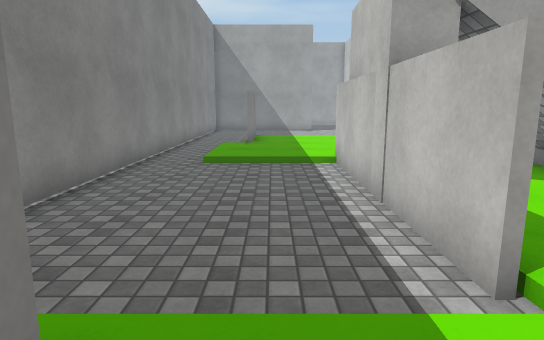
view 1 (above)

18 first-person views from a walk through a 3-D level made in the Unity game engine. The camera is 1.3 m above the floor, tilts 10° down and sees 75° across. The floor is counted in squares, 1 m on a side. Each view is taken from the middle of a square. On the plan, view 1 faces up. The plan holds only what a view shows up to about 15 squares ahead; the rest is blank. The place goes on beyond the plan. Surface patterns are stand-ins for the level's own textures.

view 2
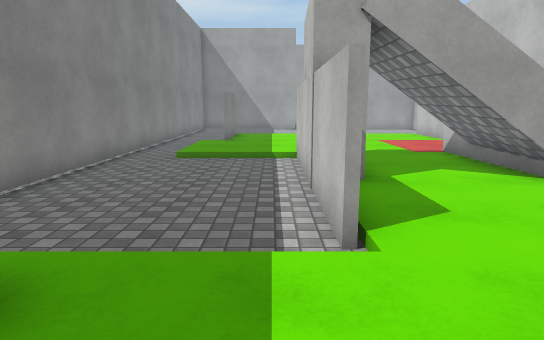

view 3
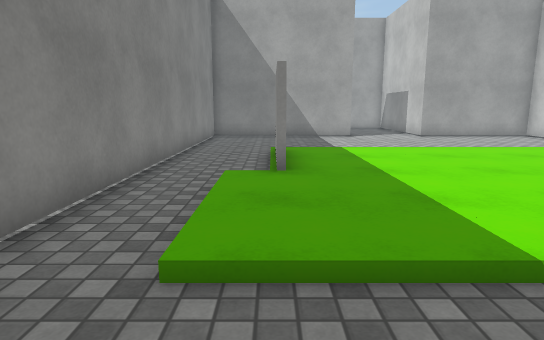

view 4
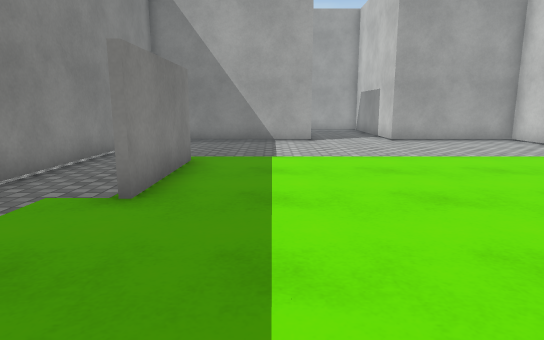

view 5
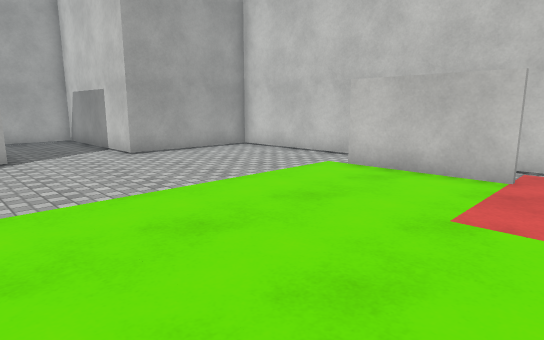

view 6
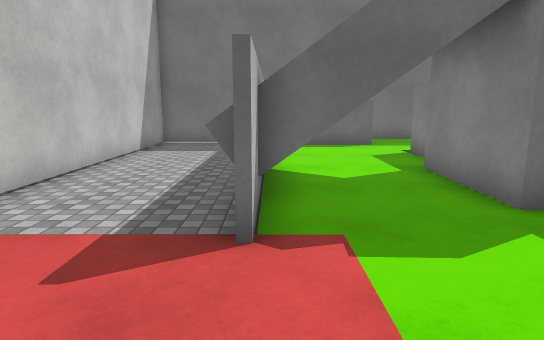

view 7
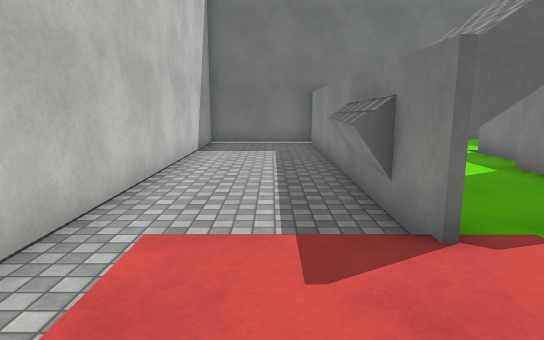

view 8
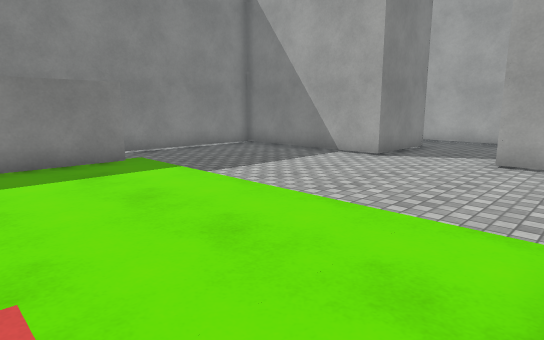

view 9
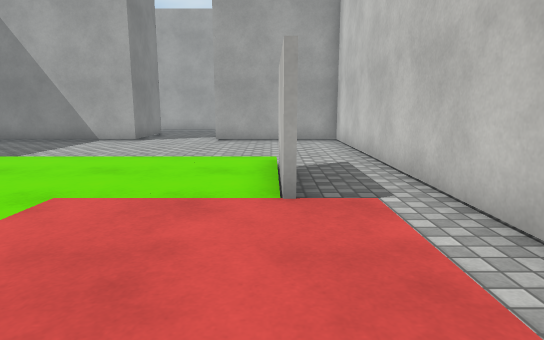

view 10
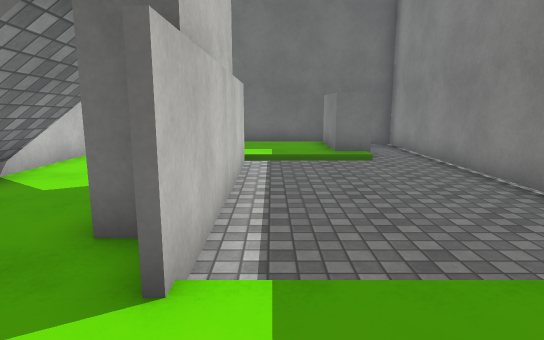

view 11
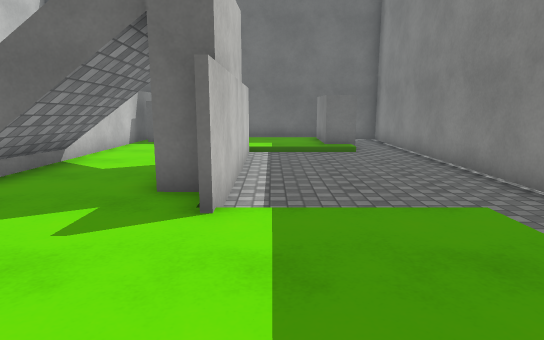

view 12
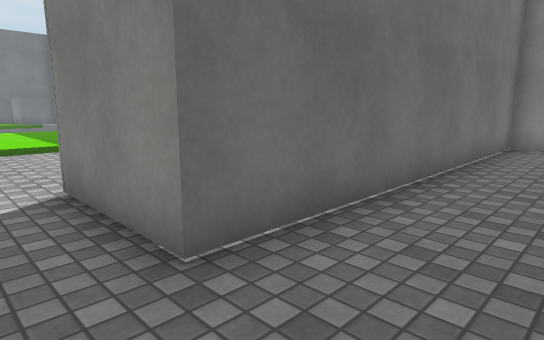

view 13
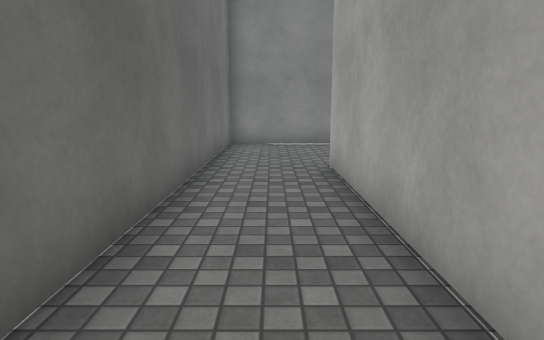

view 14
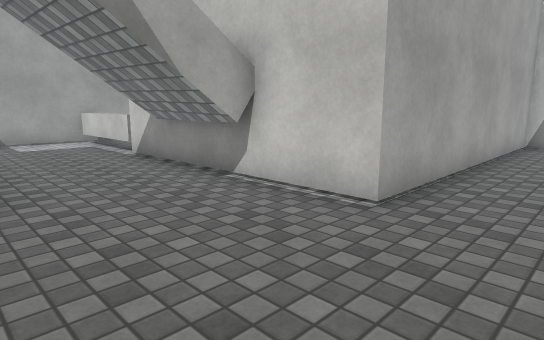

view 15
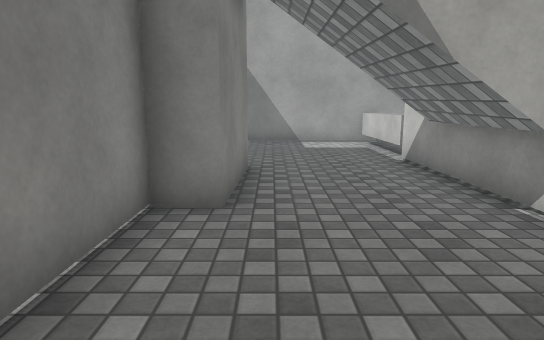

view 16
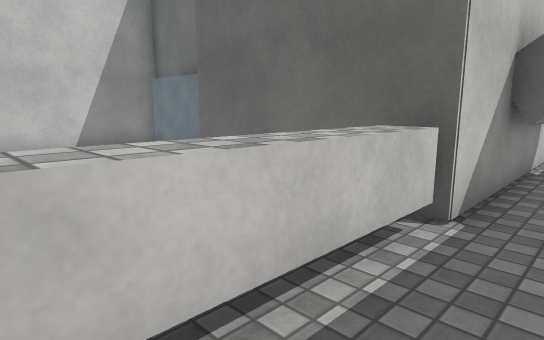

view 17
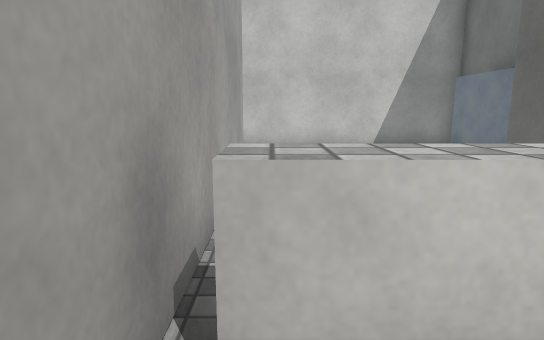

view 18
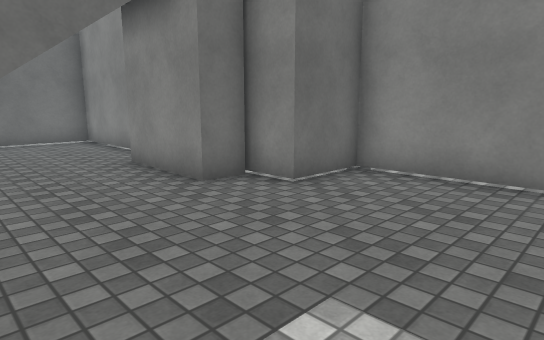

### Floor plan
Key: @ floor where view 1 was taken; # wall or solid block; . main floor; : floor 0.25 m higher than the main floor; / step, stairs or slope; ^ raised ledge.
Columns run from 11 left of view 1 to 11 right of it. Each row starts with its distance up from view 1.
 42    ###########    #
 41    .....^.        #
 40 #.......^         #
 39 #.......^         #
 38 #.......^         #
 37 ###.....#####     #
 36   #.....#     ### #
 35   ##...##         #
 34    #...#
 33   ##.. #
 32   #...###
 31   #.....#
 30   #.....##########
 29   #..............#
 28   #..............#
 27   #..............#
 26   ############...#
 25              #...#
 24              #...#
 23        #######...######
 22        #..............#
 21        #..............#
 20        #..............#
 19        #..............#
 18        #..............#
 17        #..//////////..#
 16        #..#::::::::#..#
 15        #..#::::::::#..#
 14        #..#::::::::#..#
 13        #./:::::::::::.#
 12        #./:::::::::::.#
 11        #./:::::::::::.#
 10        #./:::::::::::.#
  9        #.....#:::#....#
  8        #.....#::#^^...#
  7        #.....#::#^^...#
  6        #.....#::#^^...#
  5        #.....#::#^....#
  4        #.....#:::#....#
  3        #.....#:::#....#
  2        #./////:::#....#
  1        #.##::::::#....#
  0        #. #@::####....#
 -1        #. #:::   #....#
 -2        #######   ######

Positions as (right, up) in squares from view 1, and headings:
1: (0, 0), facing up
2: (1, -1), facing up
3: (-1, 7), facing up
4: (1, 9), facing up
5: (1, 12), facing up-right
6: (6, 13), facing down
7: (8, 13), facing down
8: (8, 13), facing up-left
9: (8, 9), facing up
10: (1, 12), facing down
11: (1, 14), facing down
12: (4, 29), facing down-left
13: (4, 28), facing left
14: (-8, 27), facing up-right
15: (-7, 28), facing up
16: (-5, 41), facing down-right
17: (-5, 41), facing right
18: (-4, 41), facing down-left
